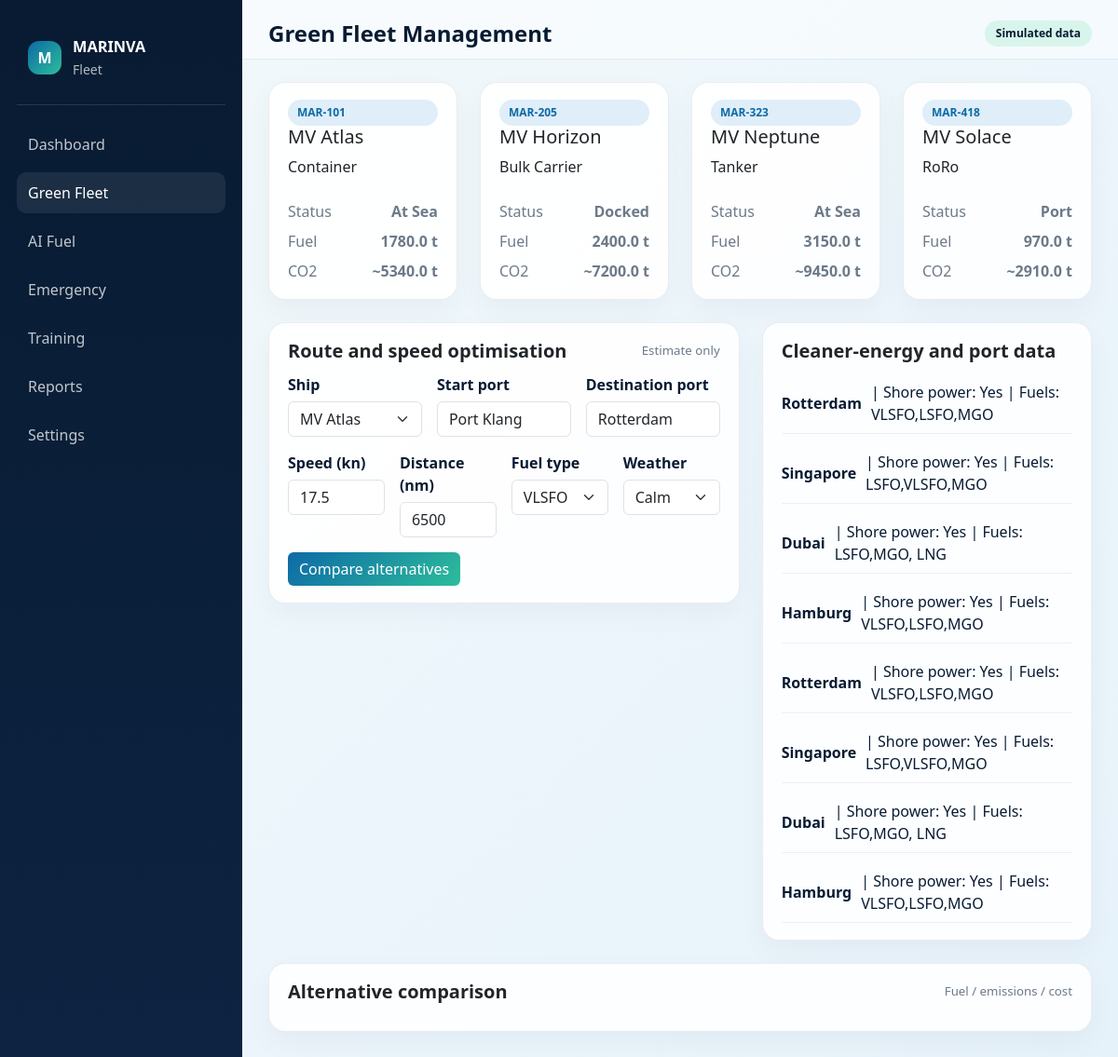
/fleet (signed in), run on the app's committed database.
### tables this page shows
CREATE TABLE ships (
            id INTEGER PRIMARY KEY AUTOINCREMENT,
            name TEXT NOT NULL,
            vessel_id TEXT UNIQUE NOT NULL,
            vessel_type TEXT NOT NULL,
            status TEXT NOT NULL,
            fuel_type TEXT NOT NULL,
            fuel_capacity_tons REAL NOT NULL,
            current_fuel_tons REAL NOT NULL,
            speed_knots REAL NOT NULL,
            latitude REAL NOT NULL,
            longitude REAL NOT NULL,
            destination_port TEXT,
            weather_condition TEXT,
            is_active INTEGER DEFAULT 1
        );

CREATE TABLE port_information (
            id INTEGER PRIMARY KEY AUTOINCREMENT,
            name TEXT NOT NULL,
            country TEXT,
            latitude REAL NOT NULL,
            longitude REAL NOT NULL,
            available_fuels TEXT NOT NULL,
            shore_power_available INTEGER NOT NULL,
            emergency_services TEXT,
            accessibility TEXT,
            fuel_cost_multiplier REAL NOT NULL
        );

### app.py (the view)
@app.route("/fleet")
def fleet_page():
    redirect_result = require_login()
    if redirect_result is not None:
        return redirect_result
    conn = get_db_connection()
    ships = conn.execute("SELECT * FROM ships ORDER BY id").fetchall()
    ports = conn.execute("SELECT * FROM port_information ORDER BY id").fetchall()
    conn.close()
    return render_template("fleet.html", ships=ships, ports=ports)

### app.py (called while the page is built)
def get_db_connection():
    conn = sqlite3.connect(DB_PATH)
    conn.row_factory = sqlite3.Row
    return conn

def require_login():
    if "user" not in session:
        return redirect(url_for("login"))
    return None

@app.before_request
def initialize_if_needed():
    if not os.path.exists(DB_PATH):
        init_db()

### templates/fleet.html (shortened to what this page needs)
<!DOCTYPE html>
<html lang="en">
<head>
    <link href="https://cdn.jsdelivr.net/npm/bootstrap@5.3.3/dist/css/bootstrap.min.css" rel="stylesheet">
    <link rel="stylesheet" href="{{ url_for('static', filename='css/style.css') }}">
</head>
<body>
    <div class="app-shell">
        <aside class="sidebar">
            <div class="brand-header">
                <span class="brand-logo">M</span>
                <div>
                    <strong>MARINVA</strong>
                    <small>Fleet</small>
                </div>
            </div>
            <nav class="nav flex-column">
                <a class="nav-link" href="{{ url_for('dashboard') }}">Dashboard</a>
                <a class="nav-link active" href="{{ url_for('fleet_page') }}">Green Fleet</a>
                <a class="nav-link" href="{{ url_for('fuel_page') }}">AI Fuel</a>
                <a class="nav-link" href="{{ url_for('emergency_page') }}">Emergency</a>
                <a class="nav-link" href="{{ url_for('training_page') }}">Training</a>
                <a class="nav-link" href="{{ url_for('reports_page') }}">Reports</a>
                <a class="nav-link" href="{{ url_for('profile_page') }}">Settings</a>
            </nav>
        </aside>
        <main class="main-panel">
            <header class="top-bar">
                <div><h4>Green Fleet Management</h4></div>
                <div class="top-actions"><span class="badge badge-live">Simulated data</span></div>
            </header>
            <div class="content-wrap">
                <div class="row g-4 mb-4">
                    {% for ship in ships %}
                    <div class="col-md-3">
                        <div class="card ship-card">
                            <span class="ship-badge">{{ ship.vessel_id }}</span>
                            <h5>{{ ship.name }}</h5>
                            <p>{{ ship.vessel_type }}</p>
                            <div class="two-col"><span>Status</span><strong>{{ ship.status }}</strong></div>
                            <div class="two-col"><span>Fuel</span><strong>{{ ship.current_fuel_tons }} t</strong></div>
                            <div class="two-col"><span>CO2</span><strong>~{{ ship.current_fuel_tons * 3.1 | int }} t</strong></div>
                        </div>
                    </div>
                    {% endfor %}
                </div>
                <div class="row g-4 mb-4">
                    <div class="col-lg-7">
                        <div class="card">
                            <div class="card-header-row"><h5>Route and speed optimisation</h5><span>Estimate only</span></div>
                            <form id="fleetForm" class="row g-3">
                                <div class="col-md-4">
                                    <label>Ship</label>
                                    <select name="ship_id" class="form-select">
                                        {% for ship in ships %}
                                        <option value="{{ ship.id }}">{{ ship.name }}</option>
                                        {% endfor %}
                                    </select>
                                </div>
                                <div class="col-md-4">
                                    <label>Start port</label>
                                    <input name="start_port" class="form-control" value="Port Klang">
                                </div>
                                <div class="col-md-4">
                                    <label>Destination port</label>
                                    <input name="destination_port" class="form-control" value="Rotterdam">
                                </div>
                                <div class="col-md-3">
                                    <label>Speed (kn)</label>
                                    <input type="number" name="speed" class="form-control" value="17.5" step="0.1">
                                </div>
                                <div class="col-md-3">
                                    <label>Distance (nm)</label>
                                    <input type="number" name="distance" class="form-control" value="6500" step="50">
                                </div>
                                <div class="col-md-3">
                                    <label>Fuel type</label>
                                    <select name="fuel_type" class="form-select">
                                        <option>VLSFO</option>
                                    </select>
                                </div>
                                <div class="col-md-3">
                                    <label>Weather</label>
                                    <select name="weather" class="form-select">
                                        <option>Calm</option>
                                    </select>
                                </div>
                                <div class="col-12">
                                    <button type="submit" class="btn btn-primary">Compare alternatives</button>
                                </div>
                            </form>
                        </div>
                    </div>
                    <div class="col-lg-5">
                        <div class="card">
                            <div class="card-header-row"><h5>Cleaner-energy and port data</h5></div>
                            <ul class="info-list">
                                {% for port in ports %}
                                <li><strong>{{ port.name }}</strong> | Shore power: {{ 'Yes' if port.shore_power_available else 'No' }} | Fuels: {{ port.available_fuels }}</li>
                                {% endfor %}
                            </ul>
                        </div>
                    </div>
                </div>
                <div class="row g-4">
                    <div class="col-12">
                        <div class="card">
                            <div class="card-header-row"><h5>Alternative comparison</h5><span>Fuel / emissions / cost</span></div>
                        </div>
                    </div>
                </div>
            </div>
        </main>
    </div>
</body>
</html>

### static/css/style.css (style rules this page uses)
:root { --navy: #081b32; --navy-soft: #0d2341; --ocean: #0d6aa6; --ocean-soft: #dfeef9; --sea-green: #2dbd9b; --sea-green-soft: #d8f5eb; --slate: #6c7a89; --light: #f4f8fb; --danger: #d84b5b; --warning: #f4b942; --success: #28a745; }
* { box-sizing: border-box; }
body { margin: 0; font-family: 'Segoe UI', Tahoma, Geneva, Verdana, sans-serif; background: linear-gradient(135deg, #eff7fb 0%, #dfeef8 100%); color: var(--navy); }
.app-shell { display: flex; min-height: 100vh; }
.sidebar { width: 260px; background: linear-gradient(180deg, var(--navy) 0%, var(--navy-soft) 100%); color: white; padding: 24px 18px; }
.brand-header { display: flex; align-items: center; gap: 12px; padding: 14px 12px 26px; border-bottom: 1px solid rgba(255,255,255,0.12); }
.brand-logo { width: 36px; height: 36px; display: inline-flex; align-items: center; justify-content: center; border-radius: 12px; background: linear-gradient(135deg, var(--ocean), var(--sea-green)); font-weight: 700; color: white; }
.brand-header strong { display: block; font-size: 1.02rem; }
.brand-header small { color: rgba(255,255,255,0.7); }
.sidebar .nav { margin-top: 20px; gap: 8px; }
.sidebar .nav-link { color: rgba(255,255,255,0.75); border-radius: 10px; padding: 10px 12px; font-weight: 500; }
.sidebar .nav-link.active, .sidebar .nav-link:hover { background: rgba(255,255,255,0.08); color: white; }
.main-panel { flex: 1; background: rgba(255,255,255,0.22); }
.top-bar { display: flex; justify-content: space-between; align-items: center; padding: 22px 28px 12px; border-bottom: 1px solid rgba(16,29,48,0.08); background: rgba(255,255,255,0.42); }
.top-bar h4 { margin: 0; font-weight: 700; }
.top-actions { display: flex; align-items: center; gap: 12px; }
.badge-live { background: var(--sea-green-soft); color: var(--navy); font-weight: 600; border-radius: 999px; padding: 8px 12px; }
.content-wrap { padding: 24px 28px 32px; }
.card { background: rgba(255,255,255,0.9); border: 1px solid rgba(8,27,50,0.08); border-radius: 18px; box-shadow: 0 12px 30px rgba(8,27,50,0.04); padding: 18px 20px; }
.card-header-row { display: flex; justify-content: space-between; align-items: center; margin-bottom: 12px; }
.card-header-row h5 { margin: 0; font-weight: 700; }
.card-header-row span { color: var(--slate); font-size: 0.83rem; }
.status-list, .info-list { list-style: none; padding: 0; margin: 0; display: flex; flex-direction: column; gap: 10px; }
.status-list li, .info-list li { display: flex; align-items: center; justify-content: space-between; gap: 10px; padding: 8px 0; border-bottom: 1px solid rgba(8,27,50,0.06); color: var(--navy); }
.ship-card { min-height: 180px; }
.ship-badge { display: inline-block; background: var(--ocean-soft); color: var(--ocean); border-radius: 999px; padding: 5px 10px; font-size: 0.75rem; font-weight: 700; }
.two-col { display: flex; justify-content: space-between; margin-top: 8px; color: var(--slate); }
form label { display: block; margin-bottom: 6px; font-weight: 600; color: var(--navy); }
.btn-primary { background: linear-gradient(135deg, var(--ocean), var(--sea-green)); border: none; }

### data on the page
ships: vessel_id "MAR-101", name "MV Atlas", vessel_type "Container", status "At Sea", current_fuel_tons "1780.0", ship.current_fuel_tons*3.1|int "5340.0"
ships: vessel_id "MAR-205", name "MV Horizon", vessel_type "Bulk Carrier", status "Docked", current_fuel_tons "2400.0", ship.current_fuel_tons*3.1|int "7200.0"
ships: vessel_id "MAR-323", name "MV Neptune", vessel_type "Tanker", status "At Sea", current_fuel_tons "3150.0", ship.current_fuel_tons*3.1|int "9450.0"
ships: vessel_id "MAR-418", name "MV Solace", vessel_type "RoRo", status "Port", current_fuel_tons "970.0", ship.current_fuel_tons*3.1|int "2910.0"
port_information: name "Rotterdam", shore_power_available "Yes", available_fuels "VLSFO,LSFO,MGO"
port_information: name "Singapore", shore_power_available "Yes", available_fuels "LSFO,VLSFO,MGO"
port_information: name "Dubai", shore_power_available "Yes", available_fuels "LSFO,MGO, LNG"
port_information: name "Hamburg", shore_power_available "Yes", available_fuels "VLSFO,LSFO,MGO"
port_information: name "Rotterdam", shore_power_available "Yes", available_fuels "VLSFO,LSFO,MGO"
port_information: name "Singapore", shore_power_available "Yes", available_fuels "LSFO,VLSFO,MGO"
port_information: name "Dubai", shore_power_available "Yes", available_fuels "LSFO,MGO, LNG"
port_information: name "Hamburg", shore_power_available "Yes", available_fuels "VLSFO,LSFO,MGO"

### other printed values
form field ship_id "MV Atlas"
